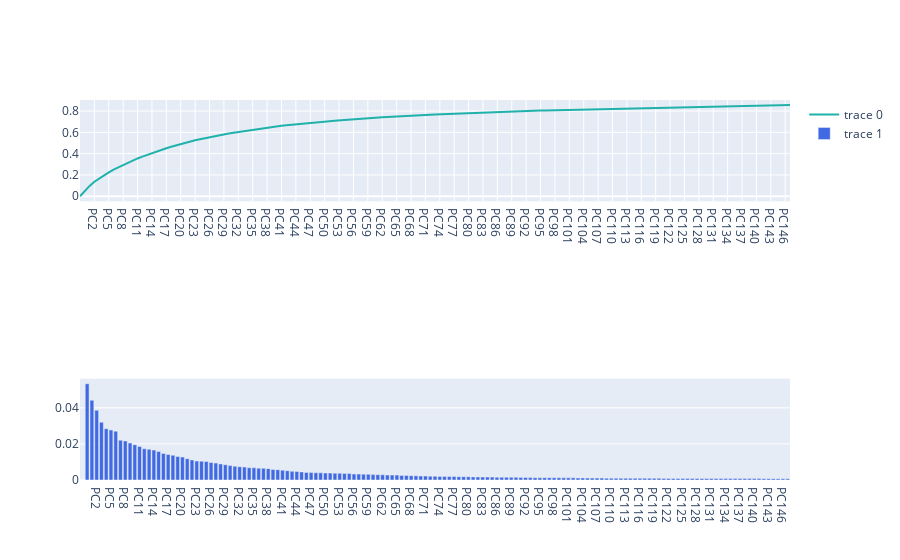

The cell this chart's notebook holds for it:
### Code cell
# for i in range(len(images)):
#     pca(images[i])
pca(trunc_img)

### Figure 1 — Plotly figure (JSON) as saved in the notebook; plotly's stock layout.template omitted (floating-point values rounded to 4 significant figures; data arrays with more than 128 entries replaced by an {"elided": "..."} marker saying what was removed)
{"data": [{"marker": {"color": "LightSeaGreen", "size": 15}, "type": "scatter", "x": {"elided": "149 str values"}, "xaxis": "x", "y": {"elided": "149 float values"}, "yaxis": "y"}, {"marker": {"color": "RoyalBlue"}, "type": "bar", "x": {"elided": "149 str values"}, "xaxis": "x3", "y": {"elided": "149 float values"}, "yaxis": "y3"}], "layout": {"xaxis": {"anchor": "y", "domain": [0, 1]}, "xaxis2": {"anchor": "y2", "domain": [0, 1]}, "xaxis3": {"anchor": "y3", "domain": [0, 1]}, "yaxis": {"anchor": "x", "domain": [0.7333, 1]}, "yaxis2": {"anchor": "x2", "domain": [0.3667, 0.6333]}, "yaxis3": {"anchor": "x3", "domain": [0, 0.2667]}}}
